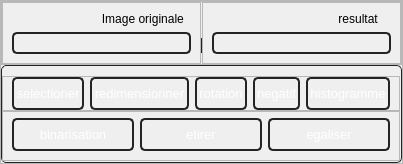
            <widget class="QWidget" name="page_basic">
             <layout class="QVBoxLayout" name="verticalLayout_6">
              <property name="spacing">
               <number>0</number>
              </property>
              <property name="leftMargin">
               <number>0</number>
              </property>
              <property name="topMargin">
               <number>0</number>
              </property>
              <property name="rightMargin">
               <number>0</number>
              </property>
              <property name="bottomMargin">
               <number>0</number>
              </property>
              <item>
               <widget class="QFrame" name="frame">
                <property name="frameShape">
                 <enum>QFrame::StyledPanel</enum>
                </property>
                <property name="frameShadow">
                 <enum>QFrame::Raised</enum>
                </property>
                <layout class="QVBoxLayout" name="verticalLayout_7">
                 <property name="spacing">
                  <number>0</number>
                 </property>
                 <property name="leftMargin">
                  <number>0</number>
                 </property>
                 <property name="topMargin">
                  <number>0</number>
                 </property>
                 <property name="rightMargin">
                  <number>0</number>
                 </property>
                 <property name="bottomMargin">
                  <number>0</number>
                 </property>
                 <item>
                  <widget class="QFrame" name="frame_2">
                   <property name="frameShape">
                    <enum>QFrame::StyledPanel</enum>
                   </property>
                   <property name="frameShadow">
                    <enum>QFrame::Raised</enum>
                   </property>
                   <layout class="QHBoxLayout" name="horizontalLayout_7">
                    <property name="spacing">
                     <number>0</number>
                    </property>
                    <property name="leftMargin">
                     <number>0</number>
                    </property>
                    <property name="topMargin">
                     <number>0</number>
                    </property>
                    <property name="rightMargin">
                     <number>0</number>
                    </property>
                    <property name="bottomMargin">
                     <number>0</number>
                    </property>
                    <item>
                     <widget class="QFrame" name="frame_3">
                      <property name="frameShape">
                       <enum>QFrame::StyledPanel</enum>
                      </property>
                      <property name="frameShadow">
                       <enum>QFrame::Raised</enum>
                      </property>
                      <layout class="QVBoxLayout" name="verticalLayout_13">
                       <property name="spacing">
                        <number>6</number>
                       </property>
                       <property name="leftMargin">
                        <number>9</number>
                       </property>
                       <property name="topMargin">
                        <number>9</number>
                       </property>
                       <property name="rightMargin">
                        <number>9</number>
                       </property>
                       <property name="bottomMargin">
                        <number>9</number>
                       </property>
                       <item>
                        <widget class="QLabel" name="label_original_2">
                         <property name="maximumSize">
                          <size>
                           <width>16777215</width>
                           <height>25</height>
                          </size>
                         </property>
                         <property name="styleSheet">
                          <string notr="true"/>
                         </property>
                         <property name="text">
                          <string>                           Image originale</string>
                         </property>
                        </widget>
                       </item>
                       <item>
                        <widget class="QLabel" name="label_image_menu_basic">
                         <property name="styleSheet">
                          <string notr="true">*{
border: 1.5px solid #232323;
padding:2px;
border-radius: 5px;
}</string>
                         </property>
                         <property name="text">
                          <string/>
                         </property>
                         <property name="margin">
                          <number>0</number>
                         </property>
                        </widget>
                       </item>
                      </layout>
                     </widget>
                    </item>
                    <item>
                     <widget class="QLabel" name="label_3">
                      <property name="maximumSize">
                       <size>
                        <width>1</width>
                        <height>16777215</height>
                       </size>
                      </property>
                      <property name="styleSheet">
                       <string notr="true">background-color: rgb(35, 35, 35);
margin-bottom:11px;
margin-top:36px;</string>
                      </property>
                      <property name="text">
                       <string/>
                      </property>
                     </widget>
                    </item>
                    <item>
                     <widget class="QFrame" name="frame_10">
                      <property name="frameShape">
                       <enum>QFrame::StyledPanel</enum>
                      </property>
                      <property name="frameShadow">
                       <enum>QFrame::Raised</enum>
                      </property>
                      <layout class="QVBoxLayout" name="verticalLayout_17">
                       <property name="leftMargin">
                        <number>9</number>
                       </property>
                       <property name="rightMargin">
                        <number>9</number>
                       </property>
                       <item>
                        <widget class="QLabel" name="label_result_2">
                         <property name="maximumSize">
                          <size>
                           <width>16777215</width>
                           <height>25</height>
                          </size>
                         </property>
                         <property name="styleSheet">
                          <string notr="true"/>
                         </property>
                         <property name="text">
                          <string>                                      resultat</string>
                         </property>
                        </widget>
                       </item>
                       <item>
                        <widget class="QLabel" name="label_result_basic">
                         <property name="styleSheet">
                          <string notr="true">*{
border: 1.5px solid #232323;
padding:2px;
border-radius: 5px;
}</string>
                         </property>
                         <property name="text">
                          <string/>
                         </property>
                        </widget>
                       </item>
                      </layout>
                     </widget>
                    </item>
                   </layout>
                  </widget>
                 </item>
                 <item>
                  <widget class="QGroupBox" name="groupBox">
                   <property name="maximumSize">
                    <size>
                     <width>16777215</width>
                     <height>110</height>
                    </size>
                   </property>
                   <property name="styleSheet">
                    <string notr="true">QGroupBox{
color: rgb(255, 255, 255);
border: 1px solid #232323;
border-radius: 5px;
}

*{
color:#ffffff
}</string>
                   </property>
                   <property name="title">
                    <string/>
                   </property>
                   <layout class="QVBoxLayout" name="verticalLayout_18">
                    <property name="spacing">
                     <number>0</number>
                    </property>
                    <property name="leftMargin">
                     <number>0</number>
                    </property>
                    <property name="topMargin">
                     <number>10</number>
                    </property>
                    <property name="rightMargin">
                     <number>1</number>
                    </property>
                    <property name="bottomMargin">
                     <number>1</number>
                    </property>
                    <item>
                     <widget class="QFrame" name="frame_12">
                      <property name="frameShape">
                       <enum>QFrame::StyledPanel</enum>
                      </property>
                      <property name="frameShadow">
                       <enum>QFrame::Raised</enum>
                      </property>
                      <layout class="QHBoxLayout" name="horizontalLayout_8">
                       <property name="leftMargin">
                        <number>9</number>
                       </property>
                       <property name="topMargin">
                        <number>0</number>
                       </property>
                       <property name="rightMargin">
                        <number>9</number>
                       </property>
                       <property name="bottomMargin">
                        <number>0</number>
                       </property>
                       <item>
                        <widget class="QPushButton" name="btn_selectioner">
                         <property name="font">
                          <font>
                           <family>Segoe UI</family>
                           <pointsize>10</pointsize>
                           <weight>50</weight>
                           <italic>false</italic>
                           <bold>false</bold>
                          </font>
                         </property>
                         <property name="cursor">
                          <cursorShape>PointingHandCursor</cursorShape>
                         </property>
                         <property name="styleSheet">
                          <string notr="true">*{color: rgb(255, 255, 255);
border: 1.5px solid #232323;
height:25px;
padding:2px;
border-radius: 5px;
}

QPushButton::hover{
background-color: #232323;
}</string>
                         </property>
                         <property name="text">
                          <string>selectioner</string>
                         </property>
                        </widget>
                       </item>
                       <item>
                        <widget class="QPushButton" name="btn_redimensionner">
                         <property name="font">
                          <font>
                           <family>Segoe UI</family>
                           <pointsize>10</pointsize>
                           <weight>50</weight>
                           <italic>false</italic>
                           <bold>false</bold>
                          </font>
                         </property>
                         <property name="cursor">
                          <cursorShape>PointingHandCursor</cursorShape>
                         </property>
                         <property name="styleSheet">
                          <string notr="true">*{color: rgb(255, 255, 255);
border: 1.5px solid #232323;
height:25px;
padding:2px;
border-radius: 5px;
}

QPushButton::hover{
background-color: #232323;
}</string>
                         </property>
                         <property name="text">
                          <string>redimensionner</string>
                         </property>
                        </widget>
                       </item>
                       <item>
                        <widget class="QPushButton" name="btn_rotation">
                         <property name="font">
                          <font>
                           <family>Segoe UI</family>
                           <pointsize>10</pointsize>
                           <weight>50</weight>
                           <italic>false</italic>
                           <bold>false</bold>
                          </font>
                         </property>
                         <property name="cursor">
                          <cursorShape>PointingHandCursor</cursorShape>
                         </property>
                         <property name="toolTip">
                          <string>rotation de 45 deg</string>
                         </property>
                         <property name="styleSheet">
                          <string notr="true">*{color: rgb(255, 255, 255);
border: 1.5px solid #232323;
height:25px;
padding:2px;
border-radius: 5px;
}

QPushButton::hover{
background-color: #232323;
}</string>
                         </property>
                         <property name="text">
                          <string>rotation</string>
                         </property>
                        </widget>
                       </item>
                       <item>
                        <widget class="QPushButton" name="btn_negatif">
                         <property name="font">
                          <font>
                           <family>Segoe UI</family>
                           <pointsize>10</pointsize>
                           <weight>50</weight>
                           <italic>false</italic>
                           <bold>false</bold>
                          </font>
                         </property>
                         <property name="cursor">
                          <cursorShape>PointingHandCursor</cursorShape>
                         </property>
                         <property name="styleSheet">
                          <string notr="true">*{color: rgb(255, 255, 255);
border: 1.5px solid #232323;
height:25px;
padding:2px;
border-radius: 5px;
}

QPushButton::hover{
background-color: #232323;
}</string>
                         </property>
                         <property name="text">
                          <string>negatif</string>
                         </property>
                        </widget>
                       </item>
                       <item>
                        <widget class="QPushButton" name="btn_histogramme">
                         <property name="font">
                          <font>
                           <family>Segoe UI</family>
                           <pointsize>10</pointsize>
                           <weight>50</weight>
                           <italic>false</italic>
                           <bold>false</bold>
                          </font>
                         </property>
                         <property name="cursor">
                          <cursorShape>PointingHandCursor</cursorShape>
                         </property>
                         <property name="styleSheet">
                          <string notr="true">*{color: rgb(255, 255, 255);
border: 1.5px solid #232323;
height:25px;
padding:2px;
border-radius: 5px;
}

QPushButton::hover{
background-color: #232323;
}</string>
                         </property>
                         <property name="text">
                          <string>histogramme</string>
                         </property>
                        </widget>
                       </item>
                      </layout>
                     </widget>
                    </item>
                    <item>
                     <widget class="QFrame" name="frame_11">
                      <property name="frameShape">
                       <enum>QFrame::StyledPanel</enum>
                      </property>
                      <property name="frameShadow">
                       <enum>QFrame::Raised</enum>
                      </property>
                      <layout class="QHBoxLayout" name="horizontalLayout_9">
                       <property name="topMargin">
                        <number>6</number>
                       </property>
                       <item>
                        <widget class="QPushButton" name="btn_binarisation">
                         <property name="font">
                          <font>
                           <family>Segoe UI</family>
                           <pointsize>10</pointsize>
                           <weight>50</weight>
                           <italic>false</italic>
                           <bold>false</bold>
                          </font>
                         </property>
                         <property name="cursor">
                          <cursorShape>PointingHandCursor</cursorShape>
                         </property>
                         <property name="styleSheet">
                          <string notr="true">*{color: rgb(255, 255, 255);
border: 1.5px solid #232323;
height:25px;
padding:2px;
border-radius: 5px;
}

QPushButton::hover{
background-color: #232323;
}</string>
                         </property>
                         <property name="text">
                          <string>binarisation</string>
                         </property>
                        </widget>
                       </item>
                       <item>
                        <widget class="QPushButton" name="btn_etirer">
                         <property name="font">
                          <font>
                           <family>Segoe UI</family>
                           <pointsize>10</pointsize>
                           <weight>50</weight>
                           <italic>false</italic>
                           <bold>false</bold>
                          </font>
                         </property>
                         <property name="cursor">
                          <cursorShape>PointingHandCursor</cursorShape>
                         </property>
                         <property name="styleSheet">
                          <string notr="true">*{color: rgb(255, 255, 255);
border: 1.5px solid #232323;
height:25px;
padding:2px;
border-radius: 5px;
}

QPushButton::hover{
background-color: #232323;
}</string>
                         </property>
                         <property name="text">
                          <string>etirer</string>
                         </property>
                        </widget>
                       </item>
                       <item>
                        <widget class="QPushButton" name="btn_egaliser">
                         <property name="font">
                          <font>
                           <family>Segoe UI</family>
                           <pointsize>10</pointsize>
                           <weight>50</weight>
                           <italic>false</italic>
                           <bold>false</bold>
                          </font>
                         </property>
                         <property name="cursor">
                          <cursorShape>PointingHandCursor</cursorShape>
                         </property>
                         <property name="styleSheet">
                          <string notr="true">*{color: rgb(255, 255, 255);
border: 1.5px solid #232323;
height:25px;
padding:2px;
border-radius: 5px;
}

QPushButton::hover{
background-color: #232323;
}</string>
                         </property>
                         <property name="text">
                          <string>egaliser</string>
                         </property>
                        </widget>
                       </item>
                      </layout>
                     </widget>
                    </item>
                   </layout>
                  </widget>
                 </item>
                </layout>
               </widget>
              </item>
             </layout>
            </widget>
